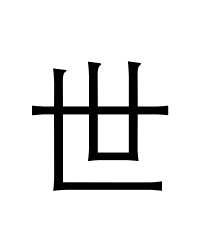
//> input picture data/Data/1.png, 200 x 250 px
$ ./recognition   (built with g++ and OpenCV 4)
//> lines starting //> are read from the running program, lines starting //| are printed output that depends on the picture; after the words box and inside, x2 and y2 are one past the last pixel; in counts of white or black regions, pixels touching at a corner belong together; pictures that were not available may be replaced by others from this repository, and a replacement may not be noted

//Import libraries
#include <iostream>
#include <opencv2/opencv.hpp>
#include <vector>
#include <math.h>
#include <iterator>
#include<valarray>

//avoid using redundant "cv"s and "std"s throughout the program
using namespace cv;
using namespace std;

//Move the image along the x-axis and y-axis
Mat translateImg(Mat& img, int offsetx, int offsety) {
	Mat trans_mat = (Mat_<double>(2, 3) << 1, 0, offsetx, 0, 1, offsety);
	warpAffine(img, img, trans_mat, img.size());
	return img;
}

int main() {
	int i, j, k, width = 200, height = 250, p = 1, q = 1;   //The size of block is defined using p and q so that it can be adjusted easily for comparison purposes
	cout << "The size of block: " + to_string(p) + "*" + to_string(q) << endl <<endl;
	int black = 0, sum1 = 0, sum2 = 0, count = 0, det = 0, shift=0;
	int size = (width / p) * (height / q);  //The dimension of the feature vector (One block for one element)
	array<string, 6>labels{ "世", "界", "一" ,"番","可","爱" }; //Six Chinese characters to be recognized

	Mat image[36];   //Training data
	Mat image_binary[36]; //Training data that are converted into binary images
	vector<vector<double>>features(36);    //A vector that has 36 entries (feature vectors) for 36 training images
	vector<vector<double>>features_centroid(6);   //The centroid feature vector for six patterns

	//Assign size to the feature vector
	for (i = 0; i < 36; i++) {
		features[i].resize(size);
		if (i < 6) {
			features_centroid[i].resize(size);
		}
	}
	//Training
	for (k = 0; k < 36; k++) {  //Process training images one by one
		black = 0, sum1 = 0, sum2 = 0, count = 0;
		image[k] = imread(to_string(k + 1) + ".png", 1);  //Read images
//> image[0] is the input picture: 250 rows x 200 cols, CV_8UC3; min 0, max 255, mean 230.8
		cvtColor(image[k], image[k], COLOR_RGB2GRAY);  //Convert to grayscale images
//> image[0]: 250 rows x 200 cols, CV_8UC1
		threshold(image[k], image_binary[k], 100, 255, THRESH_BINARY);  //Convert to binary image
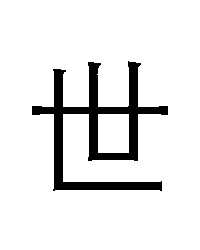
//> image_binary[0]: 250 rows x 200 cols, CV_8UC1; 90.6% white; 1 black region, box (x1, y1, x2, y2) and area: (32, 61, 168, 191) 4707
		resize(image_binary[k], image_binary[k], Size(width, height));  //Pre-process, to resize the images so that they are more easily to be learned
		//imshow(labels[det] + to_string(shift + 1), image_binary[k]);

		//Count the black pixels in every block and store the values in feature vectors
		for (i = 0; i < image_binary[k].rows; i++) {
			for (j = 0; j < image_binary[k].cols; j++) {
				if ((int)image_binary[k].at<uchar>(i, j) == 0) {  //Iteratively read the pixels, "0" means black pixel in a binary image
					black++;
				}
				sum2++;  //To detect the block boundary in columes
				if (sum2 == p) {  //Change a block
					sum2 = 0;
					features[k][count] += black;
					black = 0;
					count++;
					//cout << count <<endl;
				}
			}
			sum1++;  //To detect the block boundary in rows
			count -= int(width / p);
			if (sum1 == q) {  //Change a block
				count += int(width / p);
				sum1 = 0;
			}
		}
//> this loop made 250 passes
//> count on passes 1 to 12: 200, 400, 600, 800, 1000, 1200, 1400, 1600, 1800, 2000, 2200, 2400
//> after the loop, black = 0; sum2 = 0; features = 36 items; count = 50000; sum1 = 0

		for (int m = 0; m < size; m++) {
			features[k][m] = double(features[k][m] / p / q);  //Calculate the ratio of black pixels in one block
			features_centroid[det][m] += features[k][m];  //Add the value to centroid feature vector for later averaging process
			//cout <<features_centroid[i]<<endl;
		}
//> pass 3 of the loop `for (k = 0; k < 36; k++)`:
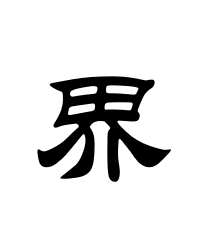
//> input picture data/Data/10.png, 200 x 250 px, given in place of 3.png, which was not available
//> image[2] is the input picture: 250 rows x 200 cols, CV_8UC3; min 0, max 255, mean 225.2
//> `threshold(image[k], image_binary[k], 100, 255, THRESH_BINARY);`:
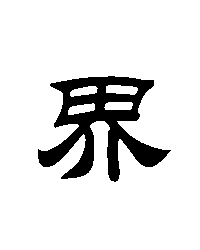
//> image_binary[2]: 250 rows x 200 cols, CV_8UC1; 88.6% white; 1 black region, box (x1, y1, x2, y2) and area: (38, 76, 171, 182) 5713
//> the loop `for (i = 0; i < image_binary[k].rows; i++)` made 250 passes
//> (the run ends here: the program stops with an error, at `cvtColor(image[k], image[k], COLOR_RGB2GRAY);`)
